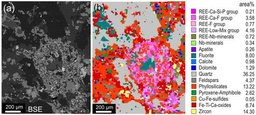
#> input picture test_c3.jpg, 256 x 115 px, shrunk from 550 x 247 before the run
$ python script.py
#> lines starting #> are read from the running program, lines starting #| are printed output that depends on the picture
# Модульная строка документации с кратким описанием назначения скрипта.
"""Полный перебор NxN масок для test_c3.jpg."""

# Импорт аннотаций из будущих версий Python для отложенной оценки типов.
from __future__ import annotations

# Импорт класса Path для работы с путями файловой системы.
from pathlib import Path

# Пустая строка, отделяющая стандартную библиотеку от сторонних зависимостей.

# Импорт классов Image и ImageDraw из библиотеки Pillow для работы с изображениями.
from PIL import Image, ImageDraw

# Пустая строка перед блоком объявления констант и путей.

# Пояснение к константе N: размер ячейки сетки на изображении.
# Размер ячейки сетки (определён анализом розовых квадратов на test_c3.jpg:
# наибольшая доля однородных NxN-блоков и шаг смены цвета ≈ 2 пикселя).
# Константа N — сторона квадрата сегментирующей маски в пикселях.
N = 2

# Пустая строка после объявления константы N.

# Абсолютный путь к каталогу, в котором расположен текущий скрипт.
SCRIPT_DIR = Path(__file__).resolve().parent
# Путь к исходному изображению test_c3.jpg в родительском каталоге.
IMAGE_PATH = SCRIPT_DIR.parent / "test_c3.jpg"
# Путь к каталогу result для сохранения сгенерированных масок.
RESULT_DIR = SCRIPT_DIR / "result"

# Пустая строка перед определением главной функции.


# Объявление главной функции, координирующей все шаги обработки.
def main() -> None:
    # Вложенная функция первого шага: загрузка изображения в память.
    def step_1_load_image() -> Image.Image:
        # Открытие файла изображения и преобразование в RGB-формат.
        image = Image.open(IMAGE_PATH).convert("RGB")
        # Получение ширины и высоты загруженного изображения.
        width, height = image.size
        # Формирование словаря с метаданными загруженного изображения.
        result = {
            # Строковое представление пути к файлу изображения.
            "path": str(IMAGE_PATH),
            # Ширина изображения в пикселях.
            "width": width,
            # Высота изображения в пикселях.
            "height": height,
            # Цветовой режим изображения (RGB).
            "mode": image.mode,
        }
        # Вывод результата шага 1 в стандартный поток вывода.
        print(f"step_1: {result}")
        # Возврат объекта изображения вызывающему коду.
        return image

    # Вложенная функция второго шага: проверка размера сетки N.
    def step_2_verify_grid_size(image: Image.Image) -> int:
        # Получение прямого доступа к пикселям изображения.
        pixels = image.load()
        # Чтение ширины и высоты переданного изображения.
        width, height = image.size
        # Инициализация лучшего кандидата значением заданной константы N.
        best_n = N
        # Инициализация наилучшей доли однородных блоков нулём.
        best_ratio = 0.0

        # Пустая строка перед циклом перебора кандидатов размера сетки.

        # Перебор возможных размеров ячейки от 2 до 6 пикселей.
        for candidate in range(2, 7):
            # Счётчик однородных блоков для текущего кандидата.
            uniform = 0
            # Счётчик всех проверенных блоков для текущего кандидата.
            total = 0
            # Внешний цикл по вертикали с шагом, равным размеру кандидата.
            for y in range(0, height - candidate + 1, candidate):
                # Внутренний цикл по горизонтали с шагом, равным размеру кандидата.
                for x in range(0, width - candidate + 1, candidate):
                    # Увеличение общего числа проверенных блоков на единицу.
                    total += 1
                    # Эталонный цвет левого верхнего пикселя текущего блока.
                    base = pixels[x, y]
                    # Проверка однородности всех пикселей внутри блока candidate×candidate.
                    if all(
                        # Сумма абсолютных отклонений по каналам R, G, B от эталона.
                        sum(abs(pixels[x + dx, y + dy][channel] - base[channel]) for channel in range(3))
                        # Допустимый порог отклонения цвета для признания пикселя однородным.
                        <= 15
                        # Перебор строк внутри блока.
                        for dy in range(candidate)
                        # Перебор столбцов внутри блока.
                        for dx in range(candidate)
                    # Конец условия проверки однородности блока.
                    ):
                        # Увеличение счётчика однородных блоков при успешной проверке.
                        uniform += 1
            # Вычисление доли однородных блоков для текущего кандидата.
            ratio = uniform / total if total else 0.0
            # Сравнение доли с наилучшим найденным значением.
            if ratio > best_ratio:
                # Обновление наилучшей доли однородных блоков.
                best_ratio = ratio
                # Запоминание размера ячейки с наилучшей долей однородности.
                best_n = candidate

        # Формирование словаря с результатами проверки размера сетки.
        result = {
            # Значение N, заданное константой в начале скрипта.
            "configured_n": N,
            # Размер ячейки, автоматически определённый по однородности блоков.
            "detected_n": best_n,
            # Доля однородных блоков для лучшего кандидата, округлённая до 4 знаков.
            "uniform_block_ratio": round(best_ratio, 4),
            # Флаг совпадения заданного и определённого значений N.
            "match": N == best_n,
        }
        # Вывод результата шага 2 в стандартный поток вывода.
        print(f"step_2: {result}")
        # Возврат константы N как подтверждённого размера ячейки.
        return N

    # Вложенная функция третьего шага: подготовка каталога для масок.
    def step_3_prepare_result_dir() -> Path:
        # Создание каталога result, включая все промежуточные родительские каталоги.
        RESULT_DIR.mkdir(parents=True, exist_ok=True)
        # Формирование словаря с информацией о каталоге результатов.
        result = {
            # Строковое представление пути к каталогу result.
            "result_dir": str(RESULT_DIR),
            # Проверка, что каталог result существует на диске.
            "exists": RESULT_DIR.is_dir(),
        }
        # Вывод результата шага 3 в стандартный поток вывода.
        print(f"step_3: {result}")
        # Возврат объекта Path каталога результатов.
        return RESULT_DIR

    # Вложенная функция четвёртого шага: полный перебор и сохранение масок.
    def step_4_enumerate_masks(
        # Исходное изображение, размер которого определяет размер каждой маски.
        image: Image.Image,
        # Сторона квадрата N для сегментирующей маски.
        square_size: int,
        # Каталог, в который сохраняются файлы масок.
        output_dir: Path,
    # Аннотация возвращаемого типа: словарь со статистикой генерации масок.
    ) -> dict[str, int | str]:
        # Получение ширины и высоты исходного изображения.
        width, height = image.size
        # Число возможных горизонтальных позиций окна N×N (полный перебор).
        positions_x = width - square_size + 1
        # Число возможных вертикальных позиций окна N×N (полный перебор).
        positions_y = height - square_size + 1
        # Общее ожидаемое количество масок как произведение позиций.
        total_masks = positions_x * positions_y
        # Счётчик фактически сохранённых на диск масок.
        saved = 0

        # Пустая строка перед двойным циклом перебора позиций маски.

        # Внешний цикл: перебор всех вертикальных координат верхнего левого угла.
        for top in range(positions_y):
            # Внутренний цикл: перебор всех горизонтальных координат верхнего левого угла.
            for left in range(positions_x):
                # Создание чёрной маски в градациях серого того же размера, что и изображение.
                mask = Image.new("L", (width, height), 0)
                # Получение объекта для рисования на маске.
                draw = ImageDraw.Draw(mask)
                # Отрисовка белого прямоугольника N×N в текущей позиции окна.
                draw.rectangle(
                    # Координаты противоположных углов прямоугольника (включительно).
                    (left, top, left + square_size - 1, top + square_size - 1),
                    # Заливка прямоугольника белым цветом (значение 255).
                    fill=255,
                )
                # Формирование имени файла маски по координатам окна.
                filename = f"mask_x{left:04d}_y{top:04d}.png"
                # Сохранение маски в каталог результатов под сформированным именем.
                mask.save(output_dir / filename)
                # Увеличение счётчика сохранённых масок на единицу.
                saved += 1

        # Формирование словаря с итоговой статистикой генерации масок.
        result = {
            # Использованный размер стороны квадрата маски.
            "square_size": square_size,
            # Количество горизонтальных позиций перебора.
            "positions_horizontal": positions_x,
            # Количество вертикальных позиций перебора.
            "positions_vertical": positions_y,
            # Фактическое число сохранённых масок.
            "total_masks_saved": saved,
            # Ожидаемое число масок по формуле перебора.
            "expected_masks": total_masks,
            # Строковый путь к каталогу с результатами.
            "output_dir": str(output_dir),
        }
        # Вывод результата шага 4 в стандартный поток вывода.
        print(f"step_4: {result}")
        # Возврат словаря со статистикой генерации масок.
        return result

    # Вызов шага 1: загрузка изображения в память.
    image = step_1_load_image()
#> in step_1_load_image, image is the input picture: PIL image 256x115 RGB; mean R, G, B 158.1, 131.9, 132.1
#| step_1: {'path': 'test_c3.jpg', 'width': 256, 'height': 115, 'mode': 'RGB'}
    # Вызов шага 2: проверка и подтверждение размера сетки N.
    square_size = step_2_verify_grid_size(image)
#> after the loop in step_2_verify_grid_size, `for candidate in range(2, 7):`: best_n = 2; best_ratio = 0.18
#> in step_2_verify_grid_size, `result = { # Значение N, заданное константой в начале скрипта. "config..`: result = {'configured_n': 2, 'detected_n': 2, 'uniform_block_ratio': 0.18, 'match': True}
#| step_2: {'configured_n': 2, 'detected_n': 2, 'uniform_block_ratio': 0.1804, 'match': True}
#> square_size = 2
    # Вызов шага 3: создание каталога для сохранения масок.
    output_dir = step_3_prepare_result_dir()
    # Вызов шага 4: полный перебор позиций и сохранение всех масок.
    step_4_enumerate_masks(image, square_size, output_dir)
#> in step_4_enumerate_masks, `positions_x = width - square_size + 1`: positions_x = 255
#> in step_4_enumerate_masks, `positions_y = height - square_size + 1`: positions_y = 114
#> in step_4_enumerate_masks, `total_masks = positions_x * positions_y`: total_masks = 29070
#> the loop in step_4_enumerate_masks, `for top in range(positions_y):` made 114 passes
#> pass 1, in step_4_enumerate_masks, `mask.save(output_dir / filename)`:
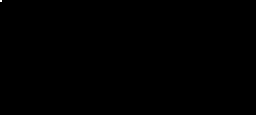
#> saved as mask_x0000_y0000.png: PIL image 256x115 L; 0.01% white; 1 white region (1 under 20 px)
#> after the loop in step_4_enumerate_masks, `for top in range(positions_y):`: mask: PIL image 256x115 L; 0.01% white; 1 white region (1 under 20 px)
#| step_4: {'square_size': 2, 'positions_horizontal': 255, 'positions_vertical': 114, 'total_masks_saved': 29070, 'expected_masks': 29070, 'output_dir': 'colab_c3/result'}

# Пустая строка перед точкой входа при запуске скрипта как программы.


# Условие: скрипт запущен напрямую, а не импортирован как модуль.
if __name__ == "__main__":
    # Запуск главной функции обработки изображения.
    main()
